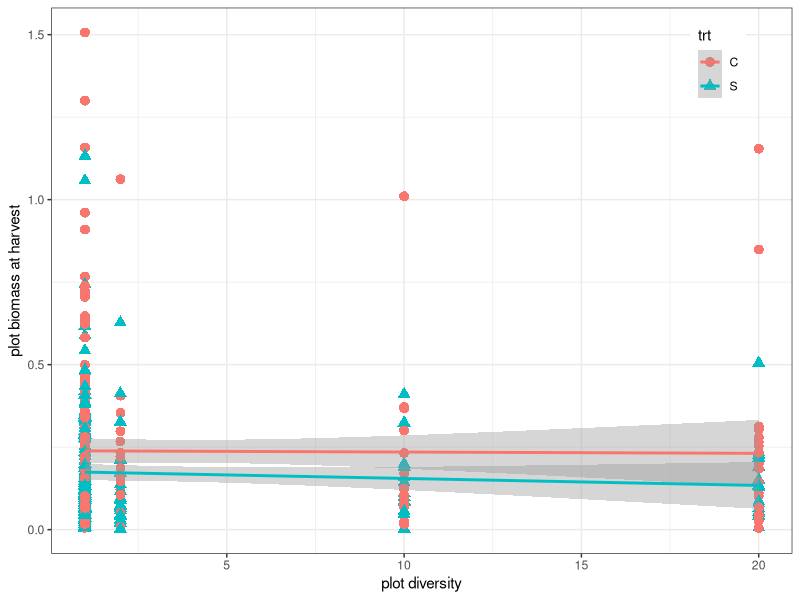
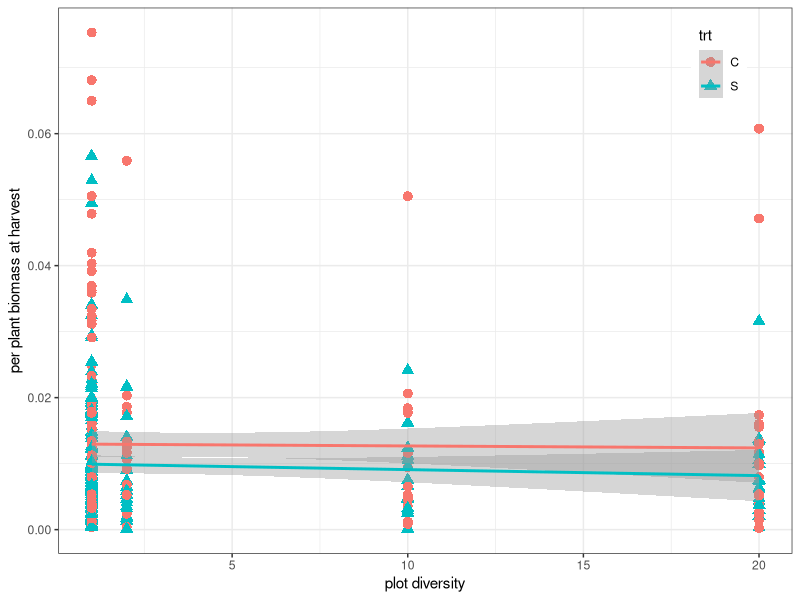
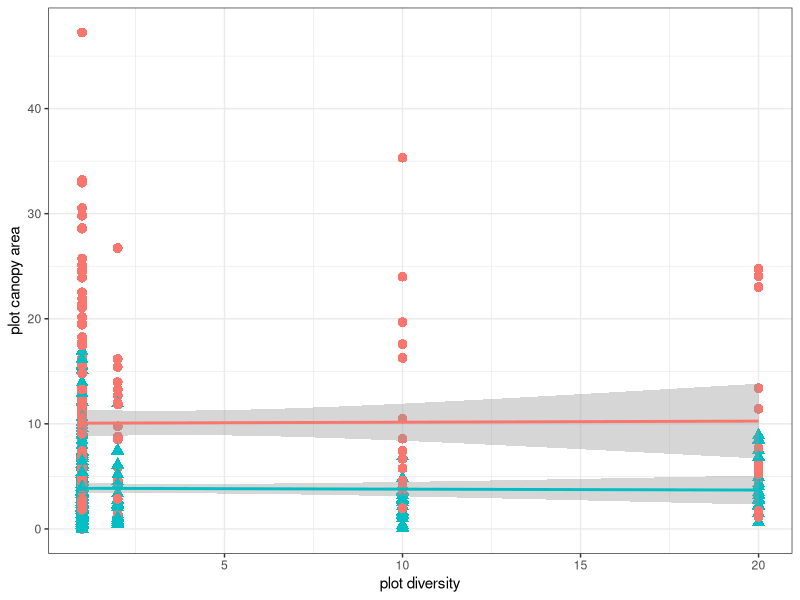
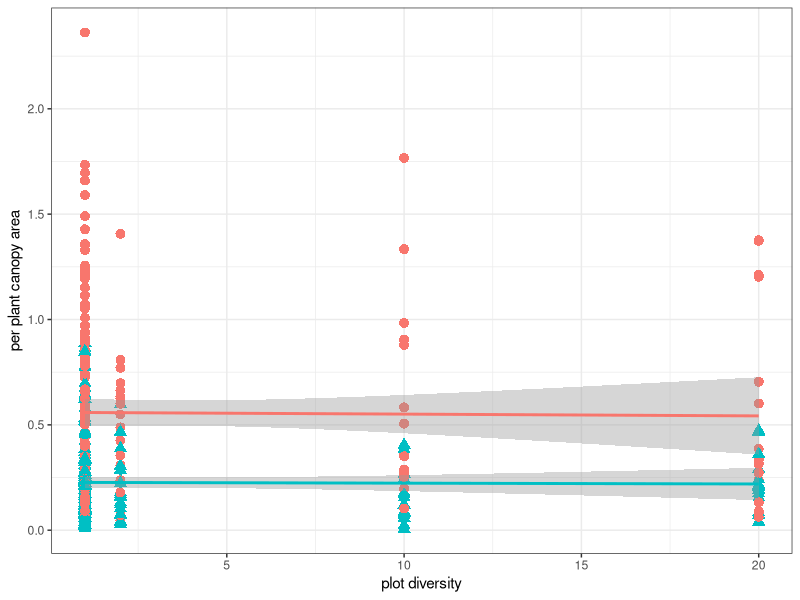

Here is the R script that generated these plots, in order: (Note: this script raises an error after producing the figures.)
#AtCG biomass and canopy figures
#10/24/2018

library(ggplot2)
library(plyr)

#data
# fieldData <- read.csv("FieldDataWithDiversityInfo.csv")
# lineData <- read.csv("chosenLines.csv")
modeldata <- read.delim("modeldata_20190711.txt", na.strings=c(""," ","NA"))

modeldata_m<-modeldata[!is.na(modeldata$FH_Wt),]
modeldata_m$perPlantFH_Wt <- modeldata_m$FH_Wt/modeldata_m$MaxPlantNum

modeldata_c<-modeldata[!is.na(modeldata$CanopyArea),]
modeldata_c$perPlantCanopy <- modeldata_c$CanopyArea/modeldata_c$MaxPlantNum


####scatterplots####
#biomass

pbiomass_div <- ggplot(modeldata_m,aes(divLevel,FH_Wt, color=trt))+geom_point(aes(shape=trt, color=trt), size=3) + #facet_grid(. ~ Trt)
  geom_smooth(method=glm, se=TRUE)+ #ylim(0,1)+
  #   coord_cartesian(ylim = c(0, 1.02)) +
  xlab("plot diversity")+ylab("plot biomass at harvest")+ 
  #   annotate(geom="text", x=-4, y=3.5, label="(a)",fontface="bold", size=5)+
  theme_bw() +
  theme(legend.position=c(.9,.9))
  # ggtitle("(f)")+theme(plot.title = element_text(lineheight=2, face="bold",hjust = 0))
pbiomass_div

pPerPlantMass_div <- ggplot(modeldata_m,aes(divLevel,perPlantFH_Wt, color=trt))+geom_point(aes(shape=trt, color=trt), size=3) + #facet_grid(. ~ Trt)
  geom_smooth(method=glm, se=TRUE)+ #ylim(0,1)+
  #   coord_cartesian(ylim = c(0, 1.02)) +
  xlab("plot diversity")+ylab("per plant biomass at harvest")+ 
  #   annotate(geom="text", x=-4, y=3.5, label="(a)",fontface="bold", size=5)+
  theme_bw() +
  theme(legend.position=c(.9,.9))
# ggtitle("(f)")+theme(plot.title = element_text(lineheight=2, face="bold",hjust = 0))
pPerPlantMass_div

# pbiomass_kin <- ggplot(biomass,aes(meanKin,FH_Wt, color=trt))+geom_point(aes(shape=trt, color=trt), size=3) + #facet_grid(. ~ Trt)
#   geom_smooth(method=glm, se=TRUE)+ #ylim(0,1)+
#   #   coord_cartesian(ylim = c(0, 1.02)) +
#   xlab("plot mean kinship")+ylab("plot biomass at harvest")+ 
#   #   annotate(geom="text", x=-4, y=3.5, label="(a)",fontface="bold", size=5)+
#   theme_bw() +
#   theme(legend.position="none")
# # ggtitle("(f)")+theme(plot.title = element_text(lineheight=2, face="bold",hjust = 0))
# pbiomass_kin
# 
# pbiomass_ft <- ggplot(biomass,aes(FT1001_mean,FH_Wt, color=trt))+geom_point(aes(shape=trt, color=trt), size=3) + #facet_grid(. ~ Trt)
#   geom_smooth(method=glm, se=TRUE)+ #ylim(0,1)+
#   #   coord_cartesian(ylim = c(0, 1.02)) +
#   xlab("FT1001_mean")+ylab("plot biomass at harvest")+ 
#   #   annotate(geom="text", x=-4, y=3.5, label="(a)",fontface="bold", size=5)+
#   theme_bw() +
#   theme(legend.position=c(.9,.9))
# pbiomass_ft


#canopy
pcanopy_div <- ggplot(modeldata_c,aes(divLevel,CanopyArea, color=trt))+geom_point(aes(shape=trt, color=trt), size=3) + #facet_grid(. ~ Trt)
  geom_smooth(method=glm, se=TRUE)+ #ylim(0,1)+
  #   coord_cartesian(ylim = c(0, 1.02)) +
  xlab("plot diversity")+ylab("plot canopy area")+ 
  #   annotate(geom="text", x=-4, y=3.5, label="(a)",fontface="bold", size=5)+
  theme_bw() +
  theme(legend.position="none")
# ggtitle("(f)")+theme(plot.title = element_text(lineheight=2, face="bold",hjust = 0))
pcanopy_div

pPerPlantcanopy_div <- ggplot(modeldata_c,aes(divLevel,perPlantCanopy, color=trt))+geom_point(aes(shape=trt, color=trt), size=3) + #facet_grid(. ~ Trt)
  geom_smooth(method=glm, se=TRUE)+ #ylim(0,1)+
  #   coord_cartesian(ylim = c(0, 1.02)) +
  xlab("plot diversity")+ylab("per plant canopy area")+ 
  #   annotate(geom="text", x=-4, y=3.5, label="(a)",fontface="bold", size=5)+
  theme_bw() +
  theme(legend.position="none")
# ggtitle("(f)")+theme(plot.title = element_text(lineheight=2, face="bold",hjust = 0))
pPerPlantcanopy_div

# pcanopy_kin <- ggplot(canopy,aes(meanKin,CanopyArea, color=trt))+geom_point(aes(shape=trt, color=trt), size=3) + #facet_grid(. ~ Trt)
#   geom_smooth(method=glm, se=TRUE)+ #ylim(0,1)+
#   #   coord_cartesian(ylim = c(0, 1.02)) +
#   xlab("plot mean kinship")+ylab("plot canopy area")+ 
#   #   annotate(geom="text", x=-4, y=3.5, label="(a)",fontface="bold", size=5)+
#   theme_bw() +
# theme(legend.position="none")
# # ggtitle("(f)")+theme(plot.title = element_text(lineheight=2, face="bold",hjust = 0))
# pcanopy_kin
# 
# pcanopy_ft <- ggplot(canopy,aes(FT1001_mean,CanopyArea, color=trt))+geom_point(aes(shape=trt, color=trt), size=3) + #facet_grid(. ~ Trt)
#   geom_smooth(method=glm, se=TRUE)+ #ylim(0,1)+
#   #   coord_cartesian(ylim = c(0, 1.02)) +
#   xlab("FT1001_mean")+ylab("plot canopy area")+ 
#   #   annotate(geom="text", x=-4, y=3.5, label="(a)",fontface="bold", size=5)+
#   theme_bw() +
#   theme(legend.position=c(.9,.9))
# pcanopy_ft

#avg by div level
#for plots of div level means
biomass_mean <- ddply(biomass, .(divLevel, trt), summarize, 
               divBiomass=mean(FH_Wt,na.rm = TRUE))

pbiomass.2 <- ggplot(biomass_mean,aes(divLevel,divBiomass,color=trt))+geom_point(aes(shape=trt, color=trt), size=3) + #facet_grid(. ~ Trt)
  geom_smooth(method=glm, se=TRUE)+ #ylim(0,1)+
  #   coord_cartesian(ylim = c(0, 1.02)) +
  xlab("plot diversity")+ylab("biomass")+ 
  #   annotate(geom="text", x=-4, y=3.5, label="(a)",fontface="bold", size=5)+
  theme_bw() 
  # theme(legend.position="none")
  # ggtitle("(f)")+theme(plot.title = element_text(lineheight=2, face="bold",hjust = 0))
pbiomass.2

pbiomass.3 <- ggplot(biomass_mean,aes(trt,divBiomass,color=divLevel, group=divLevel))+
  # geom_errorbar(aes(ymin=lCL, ymax=uCL),color="black", width=.1, position=position_dodge(0.1))+
  geom_line()+geom_point(size=3) + #facet_grid(. ~ Trt)
  # geom_smooth(method=glm, se=TRUE)+ #ylim(0,1)+
  #   coord_cartesian(ylim = c(0, 1.02)) +
  xlab("treatment")+ylab("biomass")+ 
  #   annotate(geom="text", x=-4, y=3.5, label="(a)",fontface="bold", size=5)+
  theme_bw() 
# theme(legend.position="none")
# ggtitle("(f)")+theme(plot.title = element_text(lineheight=2, face="bold",hjust = 0))
pbiomass.3

#predicted and kin
pbiomass_kin_pred <- ggplot(biomass,aes(meanKin,FH_Wt, color=trt))+geom_point(aes(shape=plotType, color=trt), size=3) + #facet_grid(. ~ Trt)
  geom_smooth(method=glm, se=TRUE)+ #ylim(0,1)+
  #   coord_cartesian(ylim = c(0, 1.02)) +
  xlab("plot mean kinship")+ylab("plot biomass at harvest")+ 
  #   annotate(geom="text", x=-4, y=3.5, label="(a)",fontface="bold", size=5)+
  theme_bw() 
  # theme(legend.position="none")
# ggtitle("(f)")+theme(plot.title = element_text(lineheight=2, face="bold",hjust = 0))
pbiomass_kin_pred

# ####make multi figs####

# pdf("AtCG_biomass.pdf", useDingbats=FALSE,width=6.65, height=9, pointsize = 12)
png("AtCG_biomass.png",width=665, height = 400, pointsize = 12)
# svg("KTurnerFig3.svg", width=6.65, height=9, pointsize = 12)
multiplot(pbiomass_div, pbiomass_kin,pbiomass_ft, cols=3) 
dev.off()

# pdf("AtCG_canopy.pdf", useDingbats=FALSE,width=6.65, height=9, pointsize = 12)
png("AtCG_canopy.png",width=665, height = 400, pointsize = 12)
# svg("KTurnerFig3.svg", width=6.65, height=9, pointsize = 12)
multiplot(pcanopy_div, pcanopy_kin,pcanopy_ft, cols=3) 
dev.off()

# pdf("AtCG_biomass_mean.pdf", useDingbats=FALSE,width=6.65, height=9, pointsize = 12)
png("AtCG_biomass_mean.png",width=665, height = 300, pointsize = 12)
# svg("KTurnerFig3.svg", width=6.65, height=9, pointsize = 12)
multiplot(pbiomass.2, pbiomass.3, pbiomass_kin_pred, cols=3) 
dev.off()


####multiplot func####
multiplot <- function(..., plotlist=NULL, file, cols=1, layout=NULL) {
  require(grid)
  
  # Make a list from the ... arguments and plotlist
  plots <- c(list(...), plotlist)
  
  numPlots = length(plots)
  
  # If layout is NULL, then use 'cols' to determine layout
  if (is.null(layout)) {
    # Make the panel
    # ncol: Number of columns of plots
    # nrow: Number of rows needed, calculated from # of cols
    layout <- matrix(seq(1, cols * ceiling(numPlots/cols)),
                     ncol = cols, nrow = ceiling(numPlots/cols))
  }
  
  if (numPlots==1) {
    print(plots[[1]])
    
  } else {
    # Set up the page
    grid.newpage()
    pushViewport(viewport(layout = grid.layout(nrow(layout), ncol(layout))))
    
    # Make each plot, in the correct location
    for (i in 1:numPlots) {
      # Get the i,j matrix positions of the regions that contain this subplot
      matchidx <- as.data.frame(which(layout == i, arr.ind = TRUE))
      
      print(plots[[i]], vp = viewport(layout.pos.row = matchidx$row,
                                      layout.pos.col = matchidx$col))
    }
  }
}
